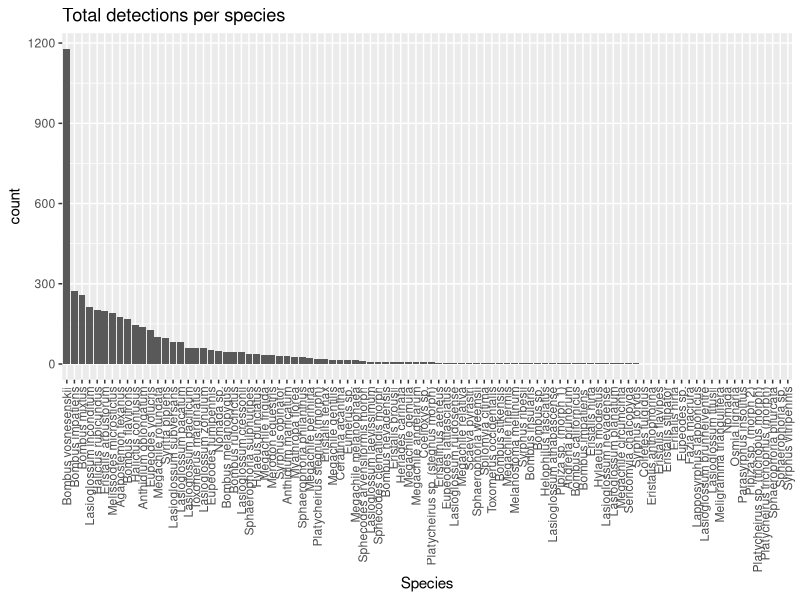
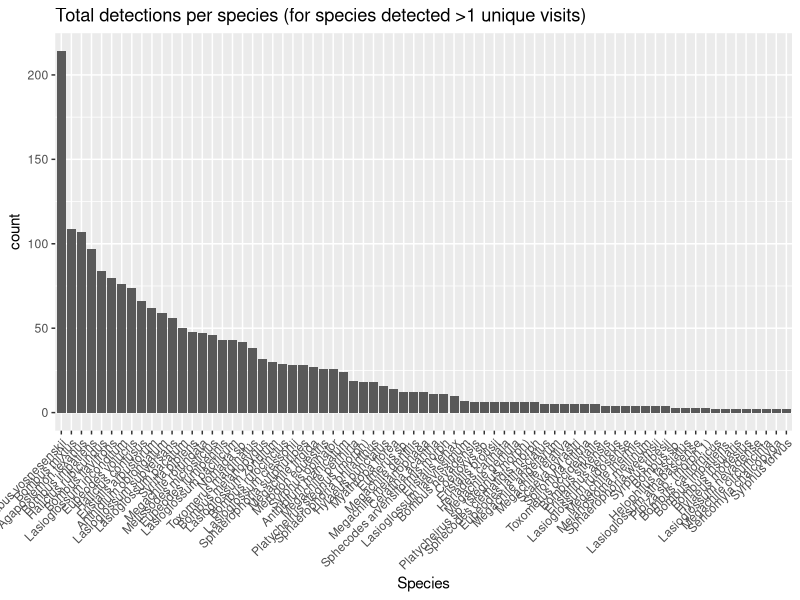

These charts were generated, in order, by the following R code:
library(tidyverse)
library(lubridate)

## --------------------------------------------------
## Operation Functions
## predictor center scaling function
center_scale <- function(x) {
  (x - mean(x)) / sd(x)
}

# read data
mydata <- read.csv("./data/pollinator_data.csv")

# perform some initial filters on the unfinished prelim data
mydata_filtered <- mydata %>% 
  
  # Filter by CLADE. 
  # NA's are specimens that haven't been identified yet. 
  # There are also specimens labelled "Other" if we collected them but they were not bees or hoverflies
  filter(CLADE %in% c("Anthophila", "Syrphidae")) %>%
  
  # Filter by SPECIES
  # Remove honeybees from our preliminary analysis
  filter(!SPECIES %in% c("Apis mellifera","undetermined", "undetermined/unconfirmed ID"))  %>%
  
  # Reduce sampling rounds in year 1 by 1 (they start at 2 since we did a weird prelim survey first)
  mutate(SAMPLING_ROUND = ifelse(YEAR==1, SAMPLING_ROUND - 1, SAMPLING_ROUND))

# number of unique species
(length(unique(mydata_filtered$SPECIES)))

# easy table summary of total detections per species
detections_species <- mydata_filtered %>%
  group_by(SPECIES) %>%
  count() %>%
  rename(total_detections = n) 
  
# remove species detected fewer than 2 unique occassions (site/year/visit) for figure
mydata_filtered_2_plus_unique <- mydata_filtered %>%  
  group_by(SPECIES, SITE, YEAR, SAMPLING_ROUND) %>%
  slice(1) %>%
  ungroup() %>%
  group_by(SPECIES) %>%
  add_tally() %>%
  rename(unique_detections = n) %>%
  filter(unique_detections > 1)

# Species I had to fix by hand: 
# Lasioglossum cressonii; Lasioglossum brunnieventre, Bombus melanopygus, Bombus vosnesenskii, Eumerus sp.
# Merodon equestris, Syrphus opinator

ggplot(mydata_filtered, aes(x=fct_infreq(SPECIES))) +
  geom_bar(stat = "count") +
  labs(x = "Species") +
  theme(axis.text.x = element_text(angle = 90, vjust = 0.5, hjust=1)) +
  ggtitle("Total detections per species")
  
ggplot(mydata_filtered_2_plus_unique, aes(x=fct_infreq(SPECIES))) +
  geom_bar(stat = "count") +
  labs(x = "Species") +
  theme(axis.text.x = element_text(angle = 45, vjust = 1, hjust=1)) +
  ggtitle("Total detections per species (for species detected >1 unique visits)")


## --------------------------------------------------
## Transform into detection non detection data

# rbind data from different years
df <- mydata_filtered %>%
  group_by(SPECIES, SITE, YEAR, SAMPLING_ROUND) %>%
  slice(1) %>%
  ungroup() %>%
  # change SITE to factor for left_join with HABITAT_CATEGORY created below
  mutate(SITE = as.factor(SITE)) %>%
  # need to convert dates to julian day of year
  mutate(DATE = lubridate::yday(as.Date(lubridate::mdy(DATE)))) %>%
  # need to centre and scale the dates as a predictor variable (z-score)
  mutate(SCALED_DATE = center_scale(DATE))

# add habitat_category of sites
# make a new dataframe with site names and cats
SITE <- levels(as.factor(df$SITE))
HABITAT_CATEGORY <- c(0,0,1,1,0,0,1,1,1, # 9 mowed sites 
                      0,1,1,1,0,0,0,1,0) # and 9 meadow sites

habitats_df <- as.data.frame(cbind(SITE, HABITAT_CATEGORY))

# join HABITAT_CATEGORY of sites with df by SITE
df_joined <- left_join(df, habitats_df, by = "SITE")

## Get unique species and sites
# create an alphabetized list of all species encountered across all sites*intervals*visits
species_list <- df_joined %>%
  group_by(SPECIES) %>%
  slice(1) %>% # take one row per species (the name of each species)
  ungroup() %>%
  select(SPECIES) # extract species names column as vector

# create an alphabetized list of all sites
site_list <- df_joined %>%
  group_by(SITE) %>%
  slice(1) %>% # take one row per species (the name of each species)
  ungroup() %>%
  select(SITE) # extract species names column as vector

# get vectors of species, sites, intervals, and visits 
species_vector <- species_list %>%
  pull(SPECIES)

site_vector <- site_list %>%
  pull(SITE)

year_vector <- as.vector(levels(as.factor(df$YEAR)))

visit_vector <- as.vector(levels(as.factor(df$SAMPLING_ROUND)))

# find study dimensions from the pooled data
n_species <- length(species_vector)

n_sites <- length(site_vector)

n_years <- length(levels(as.factor(df$YEAR)))

n_visits <- length(levels(as.factor(df$SAMPLING_ROUND)))

## --------------------------------------------------
## Now we are ready to create the detection matrix, V

V <- array(data = NA, dim = c(n_species, n_sites, n_years, n_visits))

for(i in 1:n_years){
  for(j in 1:n_visits){
    
    # iterate this across visits within intervals
    temp <- df_joined %>%
      # filter to indices for interval and visit
      filter(YEAR == i, SAMPLING_ROUND == j) %>% 
      # now join with all species (so that we include species not captured during 
      # this interval*visit but which might actually be at some sites undetected)
      full_join(species_list, by="SPECIES") %>%
      # now join with all sites columns (so that we include sites where no species captured during 
      # this interval*visit but which might actually have some species that went undetected)
      full_join(site_list, by="SITE") %>%
      separate_rows(SITE, sep = ",") %>%
      # group by SPECIES
      group_by(SPECIES) %>%
      mutate(row = row_number()) %>%
      # spread sites by species, and fill with 0 if species never captured this interval*visit
      spread(SITE, row, fill = 0) %>%
      # replace number of unique site captures of the species (if > 1) with 1.
      mutate_at(15:32, ~replace(., . > 1, 1))%>%
      # if more columns are added these indices above^ might need to change
      # 15:32 represent the columns of each site in the matrix
      #just need the matrix of 0's and 1's
      select(levels(as.factor(df$SITE))) %>%
      # if some sites had no species, this workflow will construct a row for species = NA
      # we want to filter out this row ONLY if this happens and so need to filter out rows
      # for SPECIES not in SPECIES list
      filter(SPECIES  %in% levels(as.factor(df$SPECIES)))
    
    
    # convert from dataframe to matrix
    temp_matrix <- as.matrix(temp)
    # remove species names
    temp_matrix <- temp_matrix[,-1]
    
    # replace NAs for the year i and visit j with the matrix
    V[1:n_species, 1:n_sites,i,j] <- temp_matrix[1:n_species, 1:n_sites]
    
  }
}

class(V) <- "numeric"
sum(V)
